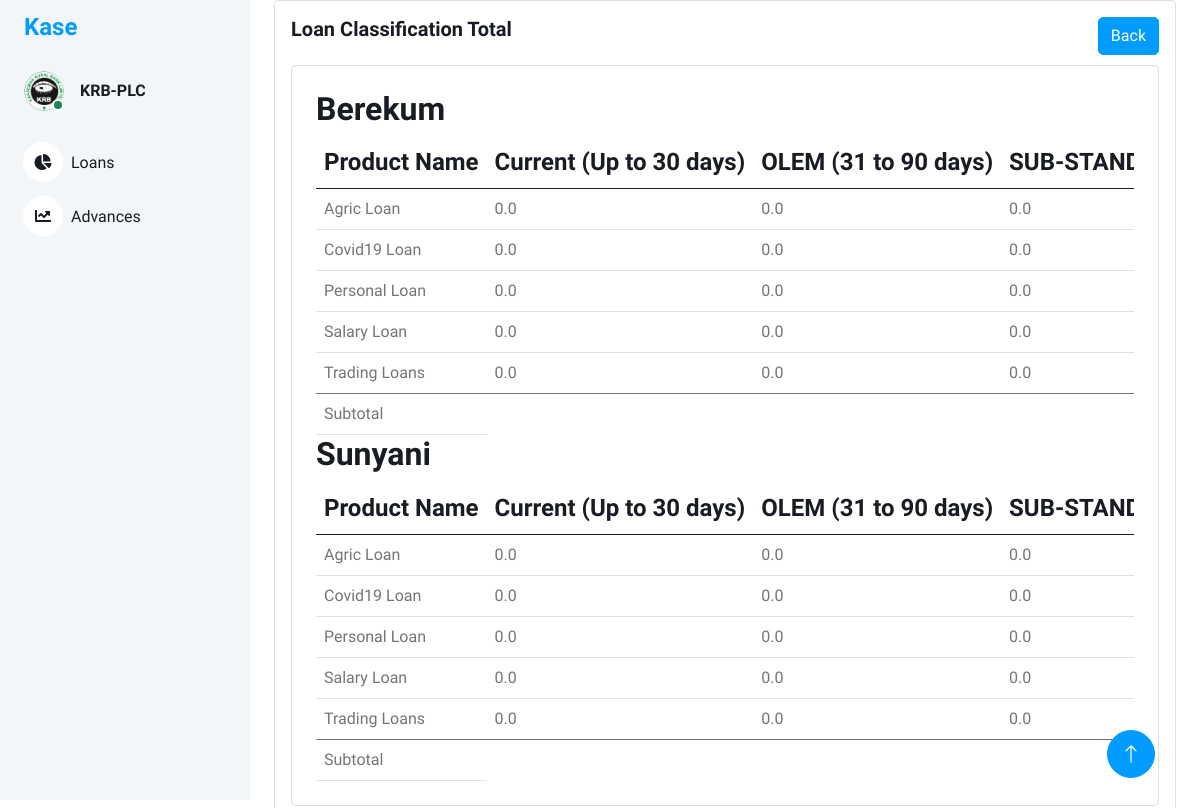
The page /loan_classification_total/1 on the database its author committed.
### models/loan_classification_files.py (models this page shows, shortened)
class LoanClassificationFiles(db.Model):
    id = db.Column(db.Integer, primary_key=True)
    branch_name = db.Column(db.String(100), nullable=False)
    loan_class_id = db.Column(db.String(100), nullable=True)
    filename = db.Column(db.String(100), nullable=True)

### models/loan_classification_items.py (models this page shows, shortened)
class LoanClassificationItems(db.Model):
    id = db.Column(db.Integer, primary_key=True)
    loan_class_file_id = db.Column(db.String(100), nullable=False)
    arrangement = db.Column(db.String(100), nullable=True)
    application_id = db.Column(db.String(100), nullable=True)
    company_branch = db.Column(db.String(100), nullable=True)
    account = db.Column(db.String(100), nullable=True)
    officer = db.Column(db.String(100), nullable=True)
    product_name = db.Column(db.String(100), nullable=True)
    customer = db.Column(db.String(100), nullable=True)
    customer_name = db.Column(db.String(100), nullable=True)
    opening_date = db.Column(db.String(100), nullable=True)
    first_pay_date = db.Column(db.String(100), nullable=True)
    maturity_date = db.Column(db.String(100), nullable=True)
    term = db.Column(db.String(100), nullable=True)
    ccy = db.Column(db.String(100), nullable=True)
    commitment = db.Column(db.String(100), nullable=True)
    principal = db.Column(db.String(100), nullable=True)
    due_date = db.Column(db.String(100), nullable=True)
    overdue = db.Column(db.String(100), nullable=True)
    resch_id = db.Column(db.String(100), nullable=True)
    status = db.Column(db.String(100), nullable=True)

### views/loan_classification.py (the view)
@bp.route('/loan_classification_total/<int:id>')
def loan_classification_total(id):
    loan_classification_uploads = LoanClassificationFiles.query.filter_by(loan_class_id=id).all()
    branches_data = {}  # Dictionary to store all branches data
    default_classifications = {
        'Current (Up to 30 days)': {'Commitment': 0.0, 'Principal': 0.0, 'Count': 0},
        'OLEM (31 to 90 days)': {'Commitment': 0.0, 'Principal': 0.0, 'Count': 0},
        'SUB-STAND (91 to 180 days)': {'Commitment': 0.0, 'Principal': 0.0, 'Count': 0},
        'DOUTFUL (181 to 360 days)': {'Commitment': 0.0, 'Principal': 0.0, 'Count': 0},
        'LOSS (Over 360 days)': {'Commitment': 0.0, 'Principal': 0.0, 'Count': 0}
    }
    for classification in loan_classification_uploads:
        branch_name = classification.branch_name
        if branch_name not in branches_data:
            branches_data[branch_name] = {}
        loan_classification_items = LoanClassificationItems.query.filter_by(loan_class_file_id=classification.id).all()
        for item in loan_classification_items:
            product_name = item.product_name
            if item.opening_date is None:
                continue
            loan_classification = classify_loan(item.opening_date)
            if product_name not in branches_data[branch_name]:
                branches_data[branch_name][product_name] = deepcopy(default_classifications)
            branches_data[branch_name][product_name][loan_classification]['Commitment'] += float(item.commitment.replace(',', ''))
            branches_data[branch_name][product_name][loan_classification]['Principal'] += float(item.principal.replace(',', ''))
            branches_data[branch_name][product_name][loan_classification]['Count'] += 1
    print(branches_data)
    return render_template('loan_classification_total.html', branches_data=branches_data,id=id)

### views/loan_classification.py (called while the page is built)
def classify_loan(opening_date_str):
    from datetime import datetime  # Make sure you've imported datetime here
    opening_date = datetime.strptime(opening_date_str, '%d-%b-%y').date()
    days_outstanding = (date.today() - opening_date).days
    if days_outstanding <= 30:
        return 'Current (Up to 30 days)'
    elif 31 <= days_outstanding <= 90:
        return 'OLEM (31 to 90 days)'
    elif 91 <= days_outstanding <= 180:
        return 'SUB-STAND (91 to 180 days)'
    elif 181 <= days_outstanding <= 360:
        return 'DOUTFUL (181 to 360 days)'
    else:
        return 'LOSS (Over 360 days)'   # Adjusted key here

### templates/loan_classification_total.html (shortened to what this page needs)
<!DOCTYPE html>
<html lang="en">
<head>
    <link href="https://cdnjs.cloudflare.com/ajax/libs/font-awesome/5.10.0/css/all.min.css" rel="stylesheet">
    <link href="https://cdn.jsdelivr.net/npm/bootstrap-icons@1.4.1/font/bootstrap-icons.css" rel="stylesheet">
    <link href="{{ url_for('static', filename='lib/owlcarousel/assets/owl.carousel.min.css') }}" rel="stylesheet">
    <link href="{{ url_for('static', filename='lib/tempusdominus/css/tempusdominus-bootstrap-4.min.css') }}"
        rel="stylesheet" />
    <link href="{{ url_for('static',filename='css/bootstrap.min.css') }}" rel="stylesheet">
    <link href="{{ url_for('static', filename='css/style.css') }}" rel="stylesheet">
</head>
<body>
    <div class="container-xxl position-relative bg-white d-flex p-0">
        <div class="sidebar pe-4 pb-3">
            <nav class="navbar bg-light navbar-light">
                <a href="{{ url_for('main.index') }}" class="navbar-brand mx-4 mb-3">
                    <h4 class="text-primary">Kase</h4>
                </a>
                <div class="d-flex align-items-center ms-4 mb-4">
                    <div class="position-relative">
                        <img class="rounded-circle" src="{{ url_for('static',filename='img/krblogoBig.png') }}" alt=""
                            style="width: 40px; height: 40px;">
                        <div
                            class="bg-success rounded-circle border border-2 border-white position-absolute end-0 bottom-0 p-1">
                        </div>
                    </div>
                    <div class="ms-3">
                        <h6 class="mb-0">KRB-PLC</h6>
                    </div>
                </div>
                <div class="navbar-nav w-100">
                    <a href="{{ url_for('main.index') }}" class="nav-item nav-link"><i
                            class="fa fa-chart-pie me-2"></i>Loans
                    </a>
                    <a href="{{ url_for('returns.returns') }}" class="nav-item nav-link"><i
                            class="fa fa-chart-line me-2"></i>Advances</a>
                </div>
            </nav>
        </div>
        <div class="content">
            <div class="container-fluid">
                <div class="container-fluid">
                    <div class="card">
                        <div class="card-body">
                            <div class="d-flex justify-content-between">
                                <div>
                                    <h5 class="card-title fw-semibold mb-4">Loan Classification Total</h5>
                                </div>
                                <div>
                                    <a href="{{ url_for('loan_classification.loan_classification_uploads', id=id )}}" class="btn btn-primary">Back</a>
                                </div>
                            </div>
                            <div class="card w-100">
                                <div class="card-body p-4">
                                    {% for branch_name, products in branches_data.items() %}
                                    <h2>{{ branch_name }}</h2>
                                    <div class="table-responsive">
                                    <table class="table text-nowrap mb-0 align-middle" >
                                        <thead class="text-dark fs-4">
                                            <tr>
                                                <th>Product Name</th>
                                                <th>Current (Up to 30 days)</th>
                                                <th>OLEM (31 to 90 days)</th>
                                                <th>SUB-STAND (91 to 180 days)</th>
                                            </tr>
                                        </thead>
                                        <tbody>
                                            {% for product_name, classifications in products.items() %}
                                                <tr>
                                                    <td>{{ product_name }}</td>
                                                    <td>{{ classifications['Current (Up to 30 days)']['Commitment'] }}</td>
                                                    <td>{{ classifications['OLEM (31 to 90 days)']['Commitment'] }}</td>
                                                    <td>{{ classifications['SUB-STAND (91 to 180 days)']['Commitment'] }}</td>
                                                </tr>
                                            {% endfor %}
                                        </tbody>
                                        <tfoot>
                                            <tr>
                                                <td>Subtotal</td>
                                            </tr>
                                        </tfoot>
                                    </table>
                                </div>
                                {% endfor %}
                                </div>
                            </div>
                        </div>
                    </div>
                </div>
            </div>
            <a href="#" class="btn btn-lg btn-primary btn-lg-square back-to-top"><i class="bi bi-arrow-up"></i></a>
        </div>
    </div>
</body>
</html>

### static/css/style.css (style rules this page uses)
:root { --primary: #009CFF; --light: #F3F6F9; --dark: #191C24; }
.back-to-top { position: fixed; display: none; right: 45px; bottom: 45px; z-index: 99; }
.btn { transition: .5s; }
.btn.btn-primary { color: #FFFFFF; }
.btn-lg-square { width: 48px; height: 48px; }
.btn-square, .btn-sm-square, .btn-lg-square { padding: 0; display: inline-flex; align-items: center; justify-content: center; font-weight: normal; border-radius: 50px; }
.sidebar { position: fixed; top: 0; left: 0; bottom: 0; width: 250px; height: 100vh; overflow-y: auto; background: var(--light); transition: 0.5s; z-index: 999; }
.content { margin-left: 250px; min-height: 100vh; background: #FFFFFF; transition: 0.5s; }
@media (min-width: 992px) { .sidebar { margin-left: 0; } }
@media (min-width: 992px) { .content { width: calc(100% - 250px); } }
.sidebar .navbar .navbar-nav .nav-link { padding: 7px 20px; color: var(--dark); font-weight: 500; border-left: 3px solid var(--light); border-radius: 0 30px 30px 0; outline: none; }
.sidebar .navbar .navbar-nav .nav-link i { width: 40px; height: 40px; display: inline-flex; align-items: center; justify-content: center; background: #FFFFFF; border-radius: 40px; }

### rows shown on the page
LoanClassificationFiles: branch_name "Berekum"
LoanClassificationItems: product_name "Agric Loan", classifications "0.0"
LoanClassificationItems: product_name "Covid19 Loan", classifications "0.0"
LoanClassificationItems: product_name "Personal Loan", classifications "0.0"
LoanClassificationItems: product_name "Salary Loan", classifications "0.0"
LoanClassificationItems: product_name "Trading Loans", classifications "0.0"
LoanClassificationFiles: branch_name "Sunyani"
LoanClassificationItems: product_name "Agric Loan", classifications "0.0"
LoanClassificationItems: product_name "Covid19 Loan", classifications "0.0"
LoanClassificationItems: product_name "Personal Loan", classifications "0.0"
LoanClassificationItems: product_name "Salary Loan", classifications "0.0"
LoanClassificationItems: product_name "Trading Loans", classifications "0.0"
